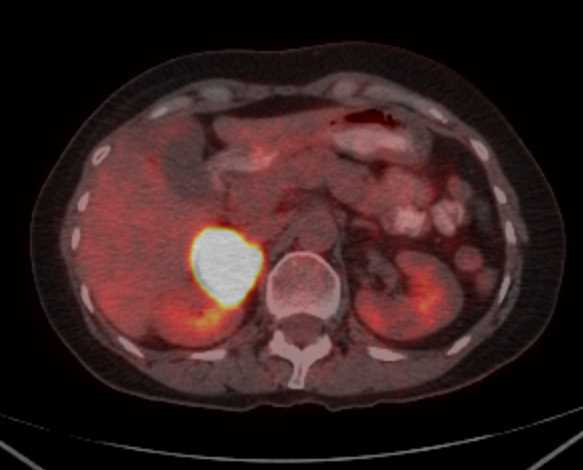
#> input picture bachelorArbeit/images/ctisus/ctisusBmp/adrenal_1-01.bmp, 583 x 470 px
$ python comboRegGrow.py
#> lines starting #> are read from the running program, lines starting #| are printed output that depends on the picture; after the words box and inside, x2 and y2 are one past the last pixel; in counts of white or black regions, pixels touching at a corner belong together
### bachelorArbeit/algorithm/functions/medianFilterFunc.py
import cv2
import numpy as np
from PIL import Image, ImageFilter

def apply_median_filter(img, ksize):
    img = cv2.medianBlur(img, ksize)

    cv2.imshow('Median filtered image', img)
    cv2.waitKey(0)
    cv2.destroyAllWindows()
    return img

def apply_sharpen_filter(image):
    pil_img = Image.fromarray(image)

    # Apply the sharpen filter
    sharpen = pil_img.filter(ImageFilter.SHARPEN)
    sharpen = np.array(sharpen)

    cv2.imshow('Sharpen filtered image', sharpen)
    cv2.waitKey(0)
    cv2.destroyAllWindows()
    return sharpen

### bachelorArbeit/algorithm/functions/regionGrowingFunc.py
import cv2
import numpy as np

# Returns a list of 8 neighboring pixels of a given pixel (x, y)
# [79 lines left out: functions get8n, region_growing, not called in this run]

def perform_region_growing(image):
    clicks = []

    # Pixels with intensity values greater than or equal to 150 are considered as part of the region of interest
    ret, img = cv2.threshold(image, 150, 255, cv2.THRESH_BINARY)
    cv2.namedWindow('Input')

    # Mouse callback function to capture seed point
    # [4 lines left out: function on_mouse, not called in this run]

    cv2.setMouseCallback('Input', on_mouse, 0, )
    cv2.imshow('Input', image)
    cv2.waitKey()

    seed = clicks[-1]
    out = region_growing(img, seed)
    cv2.imshow('Region Growing', out)
    cv2.waitKey()
    cv2.destroyAllWindows()

    return out

### bachelorArbeit/algorithm/functions/comboRegGrow.py
import cv2
import numpy as np
import os
from scipy.ndimage import median_filter
from skimage import io, exposure
from PIL import Image, ImageOps, ImageTk, ImageFilter
from medianFilterFunc import apply_median_filter, apply_sharpen_filter
from regionGrowingFunc import perform_region_growing
from calculatePerimeter import calculate_perimeter
from calculateArea import calculate_area

# Load the image
originalImage = cv2.imread("../../images/ctisus/ctisusBmp/adrenal_1-01.bmp")
#> originalImage is the input picture: shape (470, 583, 3); mean B, G, R 31.7, 32, 53.3
# [16 lines of commented-out code are left out]
medianFilteredImage = apply_median_filter(originalImage, 7)

# Apply the sharpen filter
sharpenFilteredImage = apply_sharpen_filter(medianFilteredImage)
#> in apply_sharpen_filter, `sharpen = pil_img.filter(ImageFilter.SHARPEN)`:
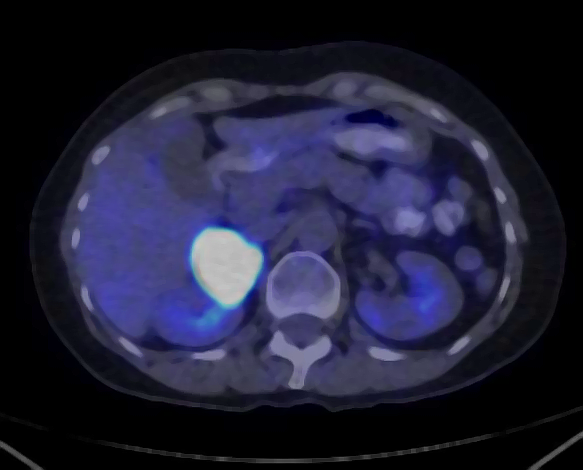
#> sharpen: PIL image 583x470 RGB; mean R, G, B 31.4, 31.7, 53
sharpenFilteredImageArr = np.array(sharpenFilteredImage)

grayImage = cv2.cvtColor(sharpenFilteredImageArr, cv2.COLOR_BGR2GRAY)
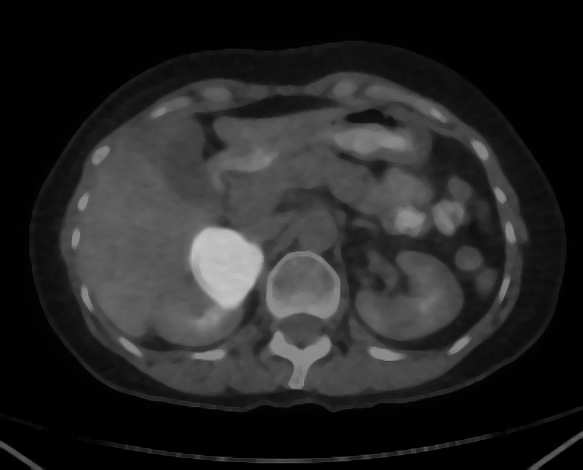
#> grayImage: shape (470, 583); min 0, max 199, mean 38
# sharpenFilteredGrayscaleImageArr = np.array(grayImage)

# Apply region growing
segment = perform_region_growing(grayImage)
#> in perform_region_growing, `ret, img = cv2.threshold(image, 150, 255, cv2.THRESH_BINARY)`:
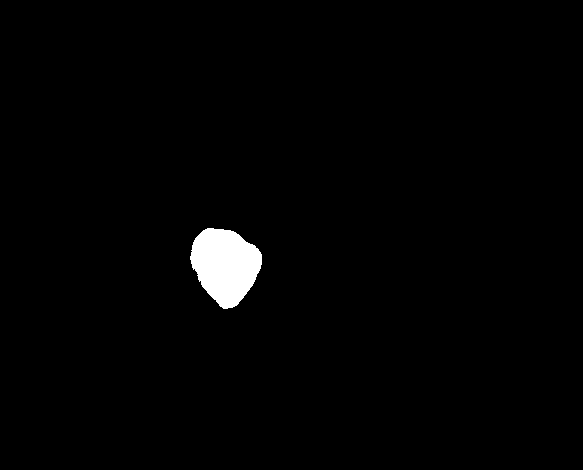
#> img: shape (470, 583); 1.5% white; 1 white region, box (x1, y1, x2, y2) and area: (190, 228, 262, 309) 4057
#> (the run stopped early here; a loop or call above may not have finished)
